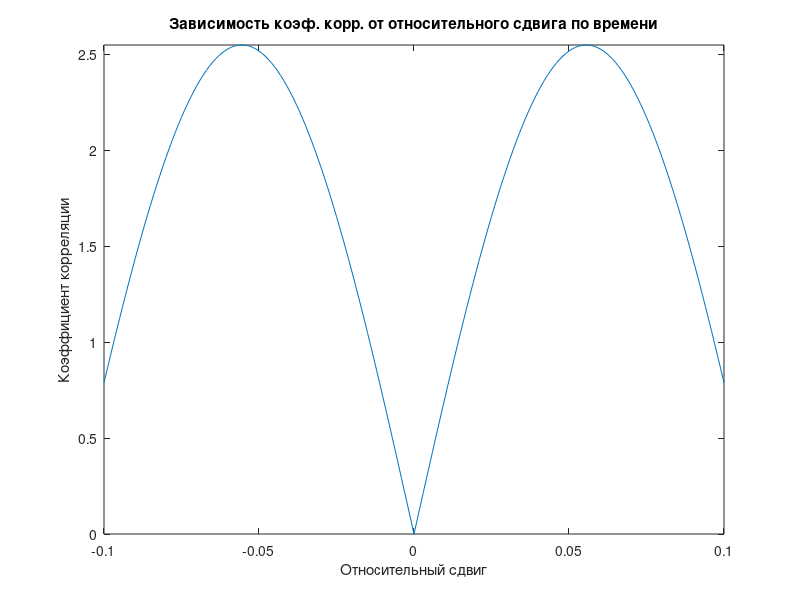
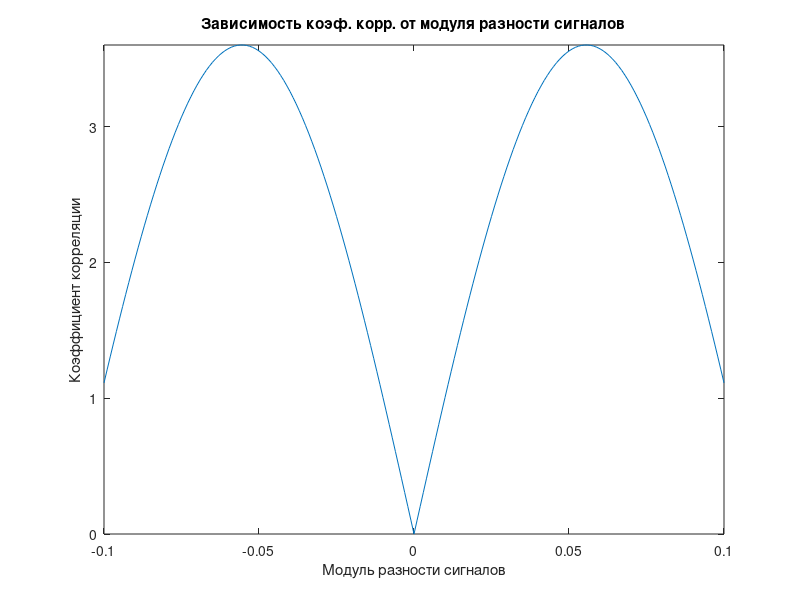
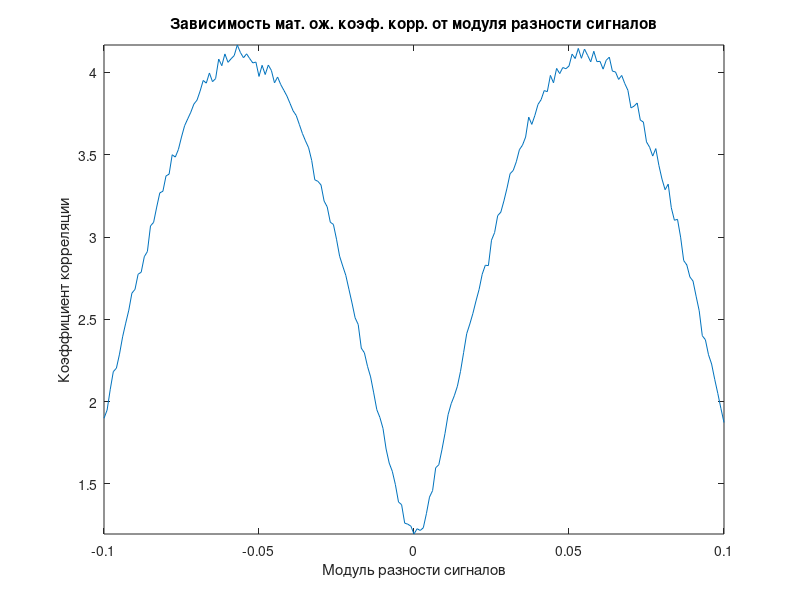

Write MATLAB code to recreate these figures, in order.
% Расчётное задание 2

clc;

% ========================================
% Настройки
% ========================================
% Временной интервал представления сигнала
T = 2.0;

% Начальное значение максимума коэффициента сходства
maxR = 0;

% Кол-во периодов 1-го сигнала
n = 9;

% Количество периодов несущей частоты радиоимпульса на интервале [0,T]
mm = 10;

% СКО шума
SKO = 0.1;

% Количество точек дискретизации сигнала
k = 1024;

% Интервал для смещения второго сигнала
d = 0.1;
% ========================================

% ========================================
% Пункт 1. Два гармонических сигнала
% ========================================
j = 1;

R = zeros(1, 2000 * d);

for q = -d:0.001:d
    t = zeros(1, k);
    x = zeros(1, k);
    y = zeros(1, k);
    xy = zeros(1, k);

    for i = 1:k
        t(i) = (i - 1) * (T / k);

        % Пункт 1. Два гармонических сигнала
        x(i) = cos((2 * pi * n * t(i)) / T);
        y(i) = cos((2 * pi * n * (t(i) - T * q)) / T);

        % Вычисление массива подинтегрального выражения
        xy(i) = abs(x(i) - y(i));
    end

    int_xy = trapz(xy);
    int_x2 = trapz(power(x, 2));
    int_y2 = trapz(power(y, 2));
    R(j) = int_xy / ((sqrt(int_x2) * sqrt(int_y2)));

    j = j + 1;
end

q = (-d:0.001:d);

figure
plot(q, R);
axis tight;
title('Зависимость коэф. корр. от относительного сдвига по времени');
xlabel ('Относительный сдвиг');
ylabel('Коэффициент корреляции');
% ========================================

% ========================================
% Пункт 2*. Два гармонических сигнала, модулированных по амплитуде экспоненциальной оконной функцией
% ========================================
j = 1;

R = zeros(1, 2000 * d);

for q = -d:0.001:d
    t = zeros(1, k);
    x = zeros(1, k);
    y = zeros(1, k);
    xy = zeros(1, k);
    w = zeros(1, k);

    for i = 1:k
        t(i) = (i - 1) * (T / k);

        % Оконная функция
        w(i) = exp(- (mm * (t(i) - T / 2) / T) ^ 2);

        x(i) = cos((2 * pi * n * t(i)) / T) * w(i);
        y(i) = cos((2 * pi * n * (t(i) - T * q)) / T) * w(i);

        % Вычисление массива подинтегрального выражения
        xy(i) = abs(x(i) - y(i));
    end

    int_xy = trapz(xy);
    int_x2 = trapz(power(x, 2));
    int_y2 = trapz(power(y, 2));
    R(j) = int_xy / ((sqrt(int_x2) * sqrt(int_y2)));

    j = j + 1;
end

q = (-d:0.001:d);

figure
plot(q, R);
axis tight;
title('Зависимость коэф. корр. от модуля разности сигналов');
xlabel ('Модуль разности сигналов');
ylabel('Коэффициент корреляции');
% ========================================

% ========================================
% Пункт 2**. Два гармонических сигнала,один из которых зашумлен, модулированных по амплитуде экспоненциальной оконной функцией
% ========================================
j = 1;

R = zeros(1, 2000 * d);

for q = -d:0.001:d
    t = zeros(1, k);
    x = zeros(1, k);
    y = zeros(1, k);
    xy = zeros(1, k);
    w = zeros(1, k);
    noise = randn(k + 1, 1) * SKO;

    for i = 1:k
        t(i) = (i - 1) * (T / k);

        % Оконная функция
        w(i) = exp(- (mm * (t(i) - T / 2) / T) ^ 2);

        x(i) = cos((2 * pi * n * t(i)) / T) * w(i);
        y(i) = cos((2 * pi * n * (t(i) - T * q)) / T) * w(i) + noise(i);

        % Вычисление массива подинтегрального выражения
        xy(i) = abs(x(i) - y(i));
    end

    int_xy = trapz(xy);
    int_x2 = trapz(power(x, 2));
    int_y2 = trapz(power(y, 2));
    R(j) = int_xy / ((sqrt(int_x2) * sqrt(int_y2)));

    if (R(j) > maxR)
        maxR = R(j);
        maxQ = q;
    end

    j = j + 1;
end

q = (-d:0.001:d);

figure
plot(q, R);
axis tight;
title('Зависимость мат. ож. коэф. корр. от модуля разности сигналов');
xlabel ('Модуль разности сигналов');
ylabel('Коэффициент корреляции');
% ========================================

disp('Нажмите любую клавишу, чтобы продолжить...');
pause
close all;
clear;
